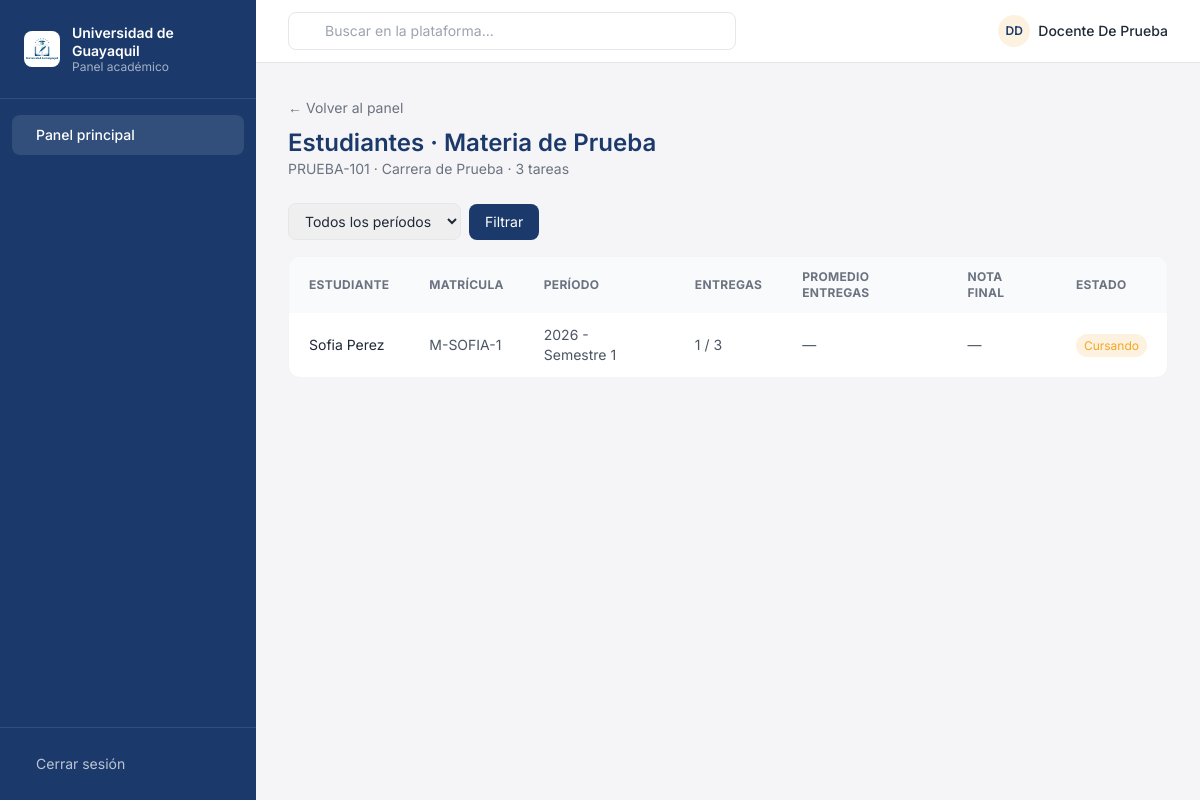
The page /docente/materia/1/estudiantes/ (signed in) on the database its author committed.
### plataforma/models.py (models this page shows, shortened)
class Materia(models.Model):
    nombre = models.CharField(max_length=100)
    codigo = models.CharField(max_length=20, unique=True)
    carrera = models.ForeignKey(Carrera, on_delete=models.CASCADE, related_name='materias')
    creditos = models.IntegerField(default=4)
    descripcion = models.TextField(blank=True)
    profesor = models.CharField(max_length=100, blank=True)  # legado: se conserva por datos existentes
    docente = models.ForeignKey(
        'PerfilDocente',
        on_delete=models.SET_NULL,
        null=True,
        blank=True,
        related_name='materias'
    )
    class Meta:
        verbose_name_plural = "Materias"

class Carrera(models.Model):
    nombre = models.CharField(max_length=100)
    codigo = models.CharField(max_length=20, unique=True)
    descripcion = models.TextField(blank=True)
    creditos_totales = models.IntegerField(default=120)
    class Meta:
        verbose_name_plural = "Carreras"

class Matricula(models.Model):
    ESTADOS = [
        ('Cursando', 'Cursando'),
        ('Aprobado', 'Aprobado'),
        ('Reprobado', 'Reprobado'),
        ('Retirado', 'Retirado'),
    ]
    estudiante = models.ForeignKey(User, on_delete=models.CASCADE, related_name='matriculas')
    periodo = models.ForeignKey(Periodo, on_delete=models.CASCADE, related_name='matriculas')
    materia = models.ForeignKey(Materia, on_delete=models.CASCADE, related_name='matriculas')
    fecha_matricula = models.DateField(auto_now_add=True)
    estado = models.CharField(max_length=20, choices=ESTADOS, default='Cursando')
    nota_final = models.FloatField(
        null=True,
        blank=True,
        validators=[MinValueValidator(0), MaxValueValidator(100)]
    )
    asistencia = models.IntegerField(default=0, validators=[MinValueValidator(0), MaxValueValidator(100)])
    class Meta:
        verbose_name_plural = "Matrículas"
        unique_together = ('estudiante', 'materia', 'periodo')

class PerfilEstudiante(models.Model):
    user = models.OneToOneField(User, on_delete=models.CASCADE, related_name='perfil_estudiante')
    carrera = models.ForeignKey(Carrera, on_delete=models.CASCADE)
    cedula = models.CharField(max_length=20, unique=True)
    numero_matricula = models.CharField(max_length=20, unique=True)
    fecha_ingreso = models.DateField(auto_now_add=True)
    activo = models.BooleanField(default=True)
    class Meta:
        verbose_name_plural = "Perfiles de Estudiante"

class Periodo(models.Model):
    nombre = models.CharField(max_length=20)  # 2026-1, 2026-2
    fecha_inicio = models.DateField()
    fecha_fin = models.DateField()
    activo = models.BooleanField(default=True)
    class Meta:
        verbose_name_plural = "Períodos"

### plataforma/views.py (the view)
        def wrapper(request, *args, **kwargs):
            if not request.user.is_authenticated:
                return redirect('login')
            try:
                perfil = PerfilUsuario.objects.get(user=request.user)
                if perfil.rol not in roles_permitidos:
                    messages.error(request, "❌ No tienes permisos para acceder a esta sección")
                    return redirect('index')
            except PerfilUsuario.DoesNotExist:
                messages.error(request, "❌ Tu perfil no está configurado")
                return redirect('index')
            return view_func(request, *args, **kwargs)

### plataforma/views.py (called while the page is built)
def rol_requerido(*roles_permitidos):
    def decorator(view_func):
        def wrapper(request, *args, **kwargs):
            if not request.user.is_authenticated:
                return redirect('login')
            try:
                perfil = PerfilUsuario.objects.get(user=request.user)
                if perfil.rol not in roles_permitidos:
                    messages.error(request, "❌ No tienes permisos para acceder a esta sección")
                    return redirect('index')
            except PerfilUsuario.DoesNotExist:
                messages.error(request, "❌ Tu perfil no está configurado")
                return redirect('index')
            return view_func(request, *args, **kwargs)
        return wrapper
    return decorator

def _perfil_docente_o_none(user):
    return PerfilDocente.objects.select_related('carrera').filter(user=user).first()

def _materia_del_docente(user, materia_id):
    perfil = _perfil_docente_o_none(user)
    if not perfil:
        return None, None
    materia = Materia.objects.select_related('carrera').filter(id=materia_id, docente=perfil).first()
    return perfil, materia

### plataforma/templates/plataforma/docente_materia_estudiantes.html (shortened to what this page needs)
{% extends 'plataforma/base.html' %}
{% block sidebar_links %}{% include 'plataforma/_sidebar_docente.html' %}{% endblock %}
{% block content %}
<div class="mb-6">
  <a href="{% url 'dashboard_docente' %}" class="text-sm text-gray-500 hover:text-navy">← Volver al panel</a>
  <h1 class="text-2xl font-semibold text-navy mt-2">Estudiantes · {{ materia.nombre }}</h1>
  <p class="text-sm text-gray-500">{{ materia.codigo }} · {{ materia.carrera.nombre }} · {{ total_tareas }} tarea{{ total_tareas|pluralize:"s" }}</p>
</div>
<form method="get" class="mb-4 flex items-center gap-2">
  <select name="periodo" class="px-3 py-2 text-sm border border-gray-200 rounded-lg">
    <option value="">Todos los períodos</option>
  </select>
  <button type="submit" class="px-4 py-2 text-sm bg-navy text-white rounded-lg hover:bg-navy-light">Filtrar</button>
</form>
<div class="bg-white rounded-xl border border-gray-100 overflow-hidden">
  <table class="w-full text-sm">
    <thead class="bg-gray-50 text-left text-xs uppercase tracking-wide text-gray-500">
      <tr>
        <th class="px-5 py-3">Estudiante</th>
        <th class="px-5 py-3">Matrícula</th>
        <th class="px-5 py-3">Período</th>
        <th class="px-5 py-3">Entregas</th>
        <th class="px-5 py-3">Promedio entregas</th>
        <th class="px-5 py-3">Nota final</th>
        <th class="px-5 py-3">Estado</th>
      </tr>
    </thead>
    <tbody class="divide-y divide-gray-100">
      {% for fila in filas %}
      <tr class="hover:bg-gray-50">
        <td class="px-5 py-3 text-gray-800">{{ fila.estudiante.get_full_name|default:fila.estudiante.username }}</td>
        <td class="px-5 py-3 text-gray-600">{{ fila.perfil.numero_matricula|default:"—" }}</td>
        <td class="px-5 py-3 text-gray-600">{{ fila.matricula.periodo.nombre }}</td>
        <td class="px-5 py-3 text-gray-600">{{ fila.entregas }} / {{ total_tareas }}</td>
        <td class="px-5 py-3 text-gray-600">
          {% if fila.promedio_entregas is not None %}{{ fila.promedio_entregas|floatformat:2 }}{% else %}—{% endif %}
        </td>
        <td class="px-5 py-3 text-gray-600">{{ fila.matricula.nota_final|default_if_none:"—" }}</td>
        <td class="px-5 py-3">
          <span class="text-xs px-2 py-1 rounded-full {% if fila.matricula.estado == 'Aprobado' %}bg-navy/10 text-navy{% else %}bg-gold-light text-gold{% endif %}">
            {{ fila.matricula.estado }}
          </span>
        </td>
      </tr>
      {% empty %}
      <tr><td colspan="7" class="text-center px-5 py-8 text-gray-400">No hay estudiantes matriculados</td></tr>
      {% endfor %}
    </tbody>
  </table>
</div>
{% endblock %}

### plataforma/templates/plataforma/base.html (shortened to what this page needs)
{% load static %}
<!DOCTYPE html>
<html lang="es">
<head>
<script src="https://cdn.tailwindcss.com"></script>
<link rel="stylesheet" href="https://cdn.jsdelivr.net/npm/@tabler/icons-webfont@latest/dist/tabler-icons.min.css">
</head>
<body class="min-h-screen text-gray-800">
<div class="flex min-h-screen">
  <aside class="hidden md:flex md:flex-col w-64 bg-navy text-white shrink-0">
    <div class="flex items-center gap-3 px-6 py-6 border-b border-white/10">
      <img src="{% static 'images/logo.jpeg' %}" alt="Logo Universidad de Guayaquil" class="w-9 h-9 rounded-lg object-cover">
      <div>
        <p class="text-sm font-semibold leading-tight">Universidad de Guayaquil</p>
        <p class="text-xs text-white/60 leading-tight">Panel {{ user_role|default:"académico" }}</p>
      </div>
    </div>
    <nav class="flex-1 px-3 py-4 space-y-1 text-sm">
      {% block sidebar_links %}{% endblock %}
    </nav>
    <div class="px-3 py-4 border-t border-white/10 space-y-1 text-sm">
      <a href="{% url 'logout' %}" class="flex items-center gap-3 px-3 py-2.5 rounded-lg hover:bg-white/10 transition-colors text-white/70">
         Cerrar sesión
      </a>
    </div>
  </aside>
  <div class="flex-1 flex flex-col min-w-0">
    <header class="flex items-center justify-between bg-white border-b border-gray-200 px-4 md:px-8 py-3 sticky top-0 z-10">
      <div class="flex-1 max-w-md hidden sm:block">
        <div class="relative">
          <input type="text" placeholder="Buscar en la plataforma..."
                 class="w-full pl-9 pr-3 py-2 text-sm border border-gray-200 rounded-lg focus:outline-none focus:ring-2 focus:ring-navy-light/30">
        </div>
      </div>
      <div class="flex items-center gap-4">
        <div class="flex items-center gap-2">
          <div class="w-8 h-8 rounded-full bg-gold-light flex items-center justify-center text-navy text-xs font-semibold">
            {{ request.user.first_name|slice:":1"|upper }}{{ request.user.last_name|slice:":1"|upper }}
          </div>
          <span class="hidden sm:block text-sm font-medium">{{ request.user.get_full_name|default:request.user.username }}</span>
        </div>
      </div>
    </header>
    <main class="flex-1 p-4 md:p-8">
      {% block content %}{% endblock %}
    </main>
  </div>
</div>
</body>
</html>

### plataforma/templates/plataforma/base.html (style rules this page uses)
body { font-family: 'Inter', sans-serif; background-color: #F5F5F7; }

### rows shown on the page
Materia: nombre "Materia de Prueba", codigo "PRUEBA-101", carrera.nombre "Carrera de Prueba"
Matricula: estudiante.get_full_name "Sofia Perez", perfil.numero_matricula "M-SOFIA-1", matricula.periodo.nombre "2026 - Semestre 1", entregas "1", total_tareas "3", matricula.nota_final "—", matricula.estado "Cursando"

### other values the page prints
{{ user_role|default:"académico" }} "académico"
{{ request.user.first_name|slice:":1"|upper }} "D"
{{ request.user.last_name|slice:":1"|upper }} "D"
{{ request.user.get_full_name|default:request.user.username }} "Docente De Prueba"
{{ total_tareas }} "3"
